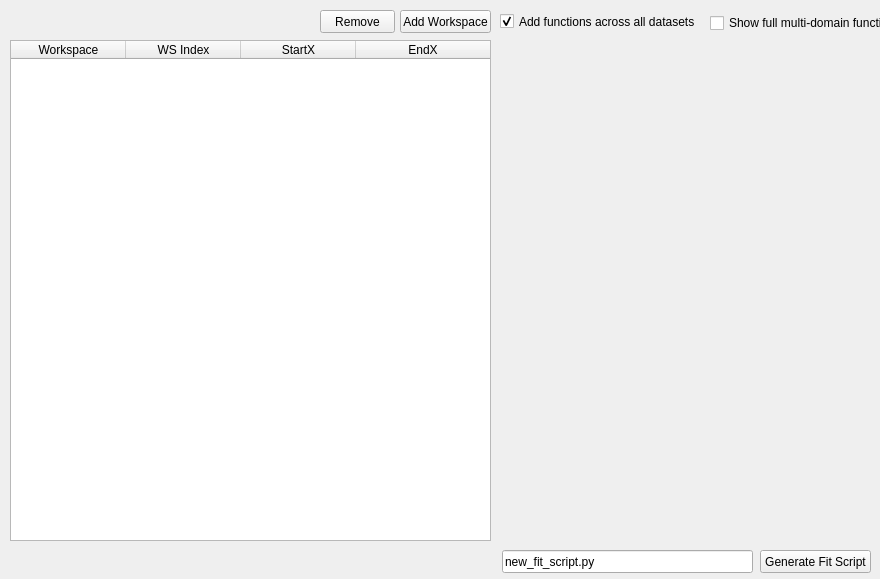
<?xml version="1.0" encoding="UTF-8"?>
<ui version="4.0">
 <class>MainWindow</class>
 <widget class="QMainWindow" name="MainWindow">
  <property name="geometry">
   <rect>
    <x>0</x>
    <y>0</y>
    <width>880</width>
    <height>579</height>
   </rect>
  </property>
  <property name="windowTitle">
   <string>MainWindow</string>
  </property>
  <widget class="QWidget" name="centralwidget">
   <widget class="QTableWidget" name="tableWidget">
    <property name="geometry">
     <rect>
      <x>10</x>
      <y>40</y>
      <width>481</width>
      <height>501</height>
     </rect>
    </property>
    <attribute name="horizontalHeaderDefaultSectionSize">
     <number>115</number>
    </attribute>
    <attribute name="horizontalHeaderMinimumSectionSize">
     <number>50</number>
    </attribute>
    <attribute name="horizontalHeaderStretchLastSection">
     <bool>true</bool>
    </attribute>
    <column>
     <property name="text">
      <string>Workspace</string>
     </property>
    </column>
    <column>
     <property name="text">
      <string>WS Index</string>
     </property>
    </column>
    <column>
     <property name="text">
      <string>StartX</string>
     </property>
    </column>
    <column>
     <property name="text">
      <string>EndX</string>
     </property>
    </column>
   </widget>
   <widget class="QPushButton" name="pushButton">
    <property name="geometry">
     <rect>
      <x>400</x>
      <y>10</y>
      <width>91</width>
      <height>23</height>
     </rect>
    </property>
    <property name="text">
     <string>Add Workspace</string>
    </property>
   </widget>
   <widget class="QPushButton" name="pushButton_2">
    <property name="geometry">
     <rect>
      <x>320</x>
      <y>10</y>
      <width>75</width>
      <height>23</height>
     </rect>
    </property>
    <property name="text">
     <string>Remove</string>
    </property>
   </widget>
   <widget class="QCheckBox" name="checkBox">
    <property name="geometry">
     <rect>
      <x>710</x>
      <y>13</y>
      <width>181</width>
      <height>20</height>
     </rect>
    </property>
    <property name="text">
     <string>Show full multi-domain function</string>
    </property>
   </widget>
   <widget class="QPushButton" name="pushButton_3">
    <property name="geometry">
     <rect>
      <x>760</x>
      <y>550</y>
      <width>111</width>
      <height>23</height>
     </rect>
    </property>
    <property name="text">
     <string>Generate Fit Script</string>
    </property>
   </widget>
   <widget class="QCheckBox" name="checkBox_2">
    <property name="geometry">
     <rect>
      <x>500</x>
      <y>13</y>
      <width>211</width>
      <height>17</height>
     </rect>
    </property>
    <property name="text">
     <string>Add functions across all datasets</string>
    </property>
    <property name="checked">
     <bool>true</bool>
    </property>
   </widget>
   <widget class="QLineEdit" name="lineEdit">
    <property name="geometry">
     <rect>
      <x>502</x>
      <y>550</y>
      <width>251</width>
      <height>23</height>
     </rect>
    </property>
    <property name="text">
     <string>new_fit_script.py</string>
    </property>
   </widget>
  </widget>
 </widget>
 <resources/>
 <connections/>
</ui>
